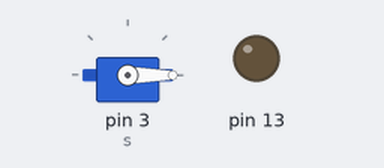
The sketch below on a simulated Arduino Uno, built with avr-gcc and run on an emulated ATmega328P. Parts: servo, output pins drawn as LEDs (lit = HIGH).

Above: at 0.05 s.
At 4.25 s:
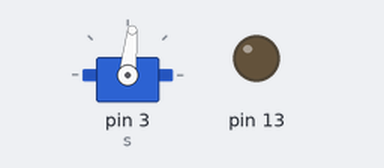
At 8.55 s:
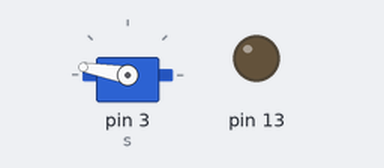
At 17.05 s:
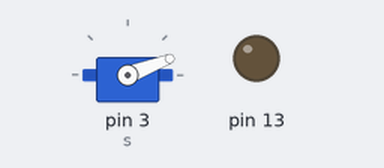
Timing chart, 0 to 23.6 s (numbered marks = the images above):
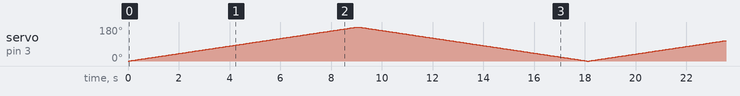

The sketch:

servo_motor_for_loop.ino
```cpp
#include <Servo.h>

Servo s = Servo();

void setup() {
  pinMode(13, OUTPUT);
  s.attach(3);
}

void loop() {
  while (true) {
    for (int x = 0; x <= 180; x++) {
      s.write(x);
      delay(50);
    }
    for (int x = 180; x >= 0; x--) {
      s.write(x);
      delay(50);
    }
  }
}
```
